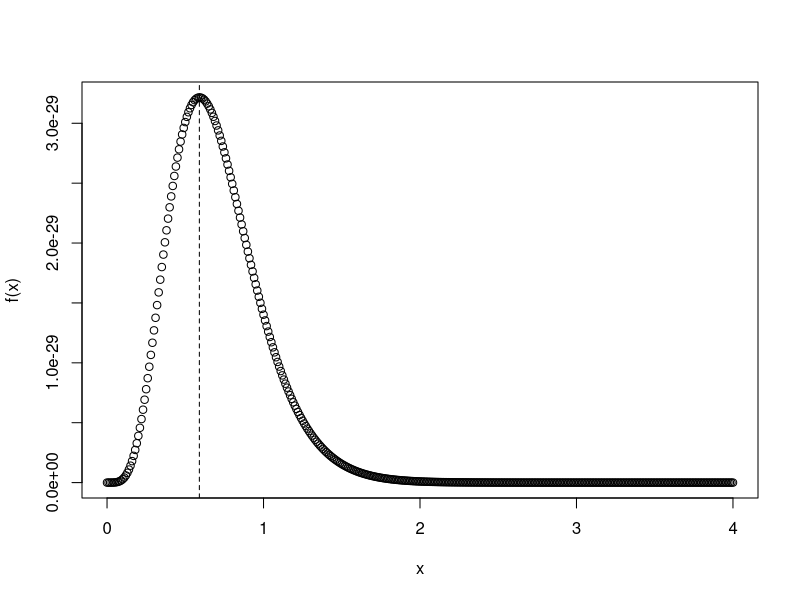

The R script that drew this image:
## ---- chunk 1
x=seq(0,4,0.01)

f = function(x) {
  ((x^5)*(20000^(5*x))*((110501*45662*89680*1658909*20128)^(-x))*((110501*45662*89680*1658909*20128)^(-1)))
}

optimize(f, interval = c(-1,1), maximum = TRUE)

plot(x,f(x))

abline(v=c(.59),lty=2)
## ---- chunk 2
#| echo: false
2 * 2
